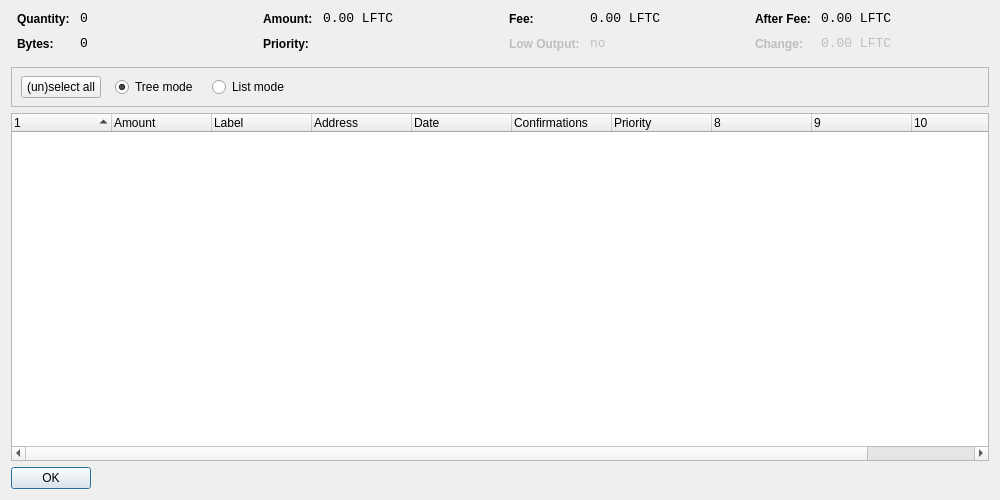
<?xml version="1.0" encoding="UTF-8"?>
<ui version="4.0">
 <class>CoinControlDialog</class>
 <widget class="QDialog" name="CoinControlDialog">
  <property name="geometry">
   <rect>
    <x>0</x>
    <y>0</y>
    <width>1000</width>
    <height>500</height>
   </rect>
  </property>
  <property name="windowTitle">
   <string>Coin Control</string>
  </property>
  <layout class="QVBoxLayout" name="verticalLayout">
   <item>
    <layout class="QHBoxLayout" name="horizontalLayoutTop" stretch="0,0,0,0">
     <property name="topMargin">
      <number>0</number>
     </property>
     <property name="bottomMargin">
      <number>10</number>
     </property>
     <item>
      <layout class="QFormLayout" name="formLayoutCoinControl1">
       <property name="horizontalSpacing">
        <number>10</number>
       </property>
       <property name="verticalSpacing">
        <number>10</number>
       </property>
       <property name="leftMargin">
        <number>6</number>
       </property>
       <property name="rightMargin">
        <number>6</number>
       </property>
       <item row="0" column="0">
        <widget class="QLabel" name="labelCoinControlQuantityText">
         <property name="styleSheet">
          <string notr="true">font-weight:bold;</string>
         </property>
         <property name="text">
          <string>Quantity:</string>
         </property>
        </widget>
       </item>
       <item row="0" column="1">
        <widget class="QLabel" name="labelCoinControlQuantity">
         <property name="font">
          <font>
           <family>Monospace</family>
           <pointsize>10</pointsize>
          </font>
         </property>
         <property name="cursor">
          <cursorShape>IBeamCursor</cursorShape>
         </property>
         <property name="contextMenuPolicy">
          <enum>Qt::ActionsContextMenu</enum>
         </property>
         <property name="text">
          <string notr="true">0</string>
         </property>
         <property name="textInteractionFlags">
          <set>Qt::LinksAccessibleByMouse|Qt::TextSelectableByKeyboard|Qt::TextSelectableByMouse</set>
         </property>
        </widget>
       </item>
       <item row="1" column="0">
        <widget class="QLabel" name="labelCoinControlBytesText">
         <property name="styleSheet">
          <string notr="true">font-weight:bold;</string>
         </property>
         <property name="text">
          <string>Bytes:</string>
         </property>
        </widget>
       </item>
       <item row="1" column="1">
        <widget class="QLabel" name="labelCoinControlBytes">
         <property name="font">
          <font>
           <family>Monospace</family>
           <pointsize>10</pointsize>
          </font>
         </property>
         <property name="cursor">
          <cursorShape>IBeamCursor</cursorShape>
         </property>
         <property name="contextMenuPolicy">
          <enum>Qt::ActionsContextMenu</enum>
         </property>
         <property name="text">
          <string notr="true">0</string>
         </property>
         <property name="textInteractionFlags">
          <set>Qt::LinksAccessibleByMouse|Qt::TextSelectableByKeyboard|Qt::TextSelectableByMouse</set>
         </property>
        </widget>
       </item>
      </layout>
     </item>
     <item>
      <layout class="QFormLayout" name="formLayoutCoinControl2">
       <property name="horizontalSpacing">
        <number>10</number>
       </property>
       <property name="verticalSpacing">
        <number>10</number>
       </property>
       <property name="leftMargin">
        <number>6</number>
       </property>
       <property name="rightMargin">
        <number>6</number>
       </property>
       <item row="0" column="0">
        <widget class="QLabel" name="labelCoinControlAmountText">
         <property name="styleSheet">
          <string notr="true">font-weight:bold;</string>
         </property>
         <property name="text">
          <string>Amount:</string>
         </property>
        </widget>
       </item>
       <item row="0" column="1">
        <widget class="QLabel" name="labelCoinControlAmount">
         <property name="font">
          <font>
           <family>Monospace</family>
           <pointsize>10</pointsize>
          </font>
         </property>
         <property name="cursor">
          <cursorShape>IBeamCursor</cursorShape>
         </property>
         <property name="contextMenuPolicy">
          <enum>Qt::ActionsContextMenu</enum>
         </property>
         <property name="text">
          <string notr="true">0.00 LFTC</string>
         </property>
         <property name="textInteractionFlags">
          <set>Qt::LinksAccessibleByMouse|Qt::TextSelectableByKeyboard|Qt::TextSelectableByMouse</set>
         </property>
        </widget>
       </item>
       <item row="1" column="0">
        <widget class="QLabel" name="labelCoinControlPriorityText">
         <property name="styleSheet">
          <string notr="true">font-weight:bold;</string>
         </property>
         <property name="text">
          <string>Priority:</string>
         </property>
        </widget>
       </item>
       <item row="1" column="1">
        <widget class="QLabel" name="labelCoinControlPriority">
         <property name="font">
          <font>
           <family>Monospace</family>
           <pointsize>10</pointsize>
          </font>
         </property>
         <property name="cursor">
          <cursorShape>IBeamCursor</cursorShape>
         </property>
         <property name="contextMenuPolicy">
          <enum>Qt::ActionsContextMenu</enum>
         </property>
         <property name="text">
          <string/>
         </property>
         <property name="textInteractionFlags">
          <set>Qt::LinksAccessibleByMouse|Qt::TextSelectableByKeyboard|Qt::TextSelectableByMouse</set>
         </property>
        </widget>
       </item>
      </layout>
     </item>
     <item>
      <layout class="QFormLayout" name="formLayoutCoinControl3">
       <property name="horizontalSpacing">
        <number>10</number>
       </property>
       <property name="verticalSpacing">
        <number>10</number>
       </property>
       <property name="leftMargin">
        <number>6</number>
       </property>
       <property name="rightMargin">
        <number>6</number>
       </property>
       <item row="0" column="0">
        <widget class="QLabel" name="labelCoinControlFeeText">
         <property name="styleSheet">
          <string notr="true">font-weight:bold;</string>
         </property>
         <property name="text">
          <string>Fee:</string>
         </property>
        </widget>
       </item>
       <item row="0" column="1">
        <widget class="QLabel" name="labelCoinControlFee">
         <property name="font">
          <font>
           <family>Monospace</family>
           <pointsize>10</pointsize>
          </font>
         </property>
         <property name="cursor">
          <cursorShape>IBeamCursor</cursorShape>
         </property>
         <property name="contextMenuPolicy">
          <enum>Qt::ActionsContextMenu</enum>
         </property>
         <property name="text">
          <string notr="true">0.00 LFTC</string>
         </property>
         <property name="textInteractionFlags">
          <set>Qt::LinksAccessibleByMouse|Qt::TextSelectableByKeyboard|Qt::TextSelectableByMouse</set>
         </property>
        </widget>
       </item>
       <item row="1" column="0">
        <widget class="QLabel" name="labelCoinControlLowOutputText">
         <property name="enabled">
          <bool>false</bool>
         </property>
         <property name="styleSheet">
          <string notr="true">font-weight:bold;</string>
         </property>
         <property name="text">
          <string>Low Output:</string>
         </property>
        </widget>
       </item>
       <item row="1" column="1">
        <widget class="QLabel" name="labelCoinControlLowOutput">
         <property name="enabled">
          <bool>false</bool>
         </property>
         <property name="font">
          <font>
           <family>Monospace</family>
           <pointsize>10</pointsize>
          </font>
         </property>
         <property name="cursor">
          <cursorShape>IBeamCursor</cursorShape>
         </property>
         <property name="contextMenuPolicy">
          <enum>Qt::ActionsContextMenu</enum>
         </property>
         <property name="text">
          <string notr="true">no</string>
         </property>
         <property name="textInteractionFlags">
          <set>Qt::LinksAccessibleByMouse|Qt::TextSelectableByKeyboard|Qt::TextSelectableByMouse</set>
         </property>
        </widget>
       </item>
      </layout>
     </item>
     <item>
      <layout class="QFormLayout" name="formLayoutCoinControl4">
       <property name="horizontalSpacing">
        <number>10</number>
       </property>
       <property name="verticalSpacing">
        <number>10</number>
       </property>
       <property name="leftMargin">
        <number>6</number>
       </property>
       <property name="rightMargin">
        <number>6</number>
       </property>
       <item row="0" column="0">
        <widget class="QLabel" name="labelCoinControlAfterFeeText">
         <property name="styleSheet">
          <string notr="true">font-weight:bold;</string>
         </property>
         <property name="text">
          <string>After Fee:</string>
         </property>
        </widget>
       </item>
       <item row="0" column="1">
        <widget class="QLabel" name="labelCoinControlAfterFee">
         <property name="font">
          <font>
           <family>Monospace</family>
           <pointsize>10</pointsize>
          </font>
         </property>
         <property name="cursor">
          <cursorShape>IBeamCursor</cursorShape>
         </property>
         <property name="contextMenuPolicy">
          <enum>Qt::ActionsContextMenu</enum>
         </property>
         <property name="text">
          <string notr="true">0.00 LFTC</string>
         </property>
         <property name="textInteractionFlags">
          <set>Qt::LinksAccessibleByMouse|Qt::TextSelectableByKeyboard|Qt::TextSelectableByMouse</set>
         </property>
        </widget>
       </item>
       <item row="1" column="0">
        <widget class="QLabel" name="labelCoinControlChangeText">
         <property name="enabled">
          <bool>false</bool>
         </property>
         <property name="styleSheet">
          <string notr="true">font-weight:bold;</string>
         </property>
         <property name="text">
          <string>Change:</string>
         </property>
        </widget>
       </item>
       <item row="1" column="1">
        <widget class="QLabel" name="labelCoinControlChange">
         <property name="enabled">
          <bool>false</bool>
         </property>
         <property name="font">
          <font>
           <family>Monospace</family>
           <pointsize>10</pointsize>
          </font>
         </property>
         <property name="cursor">
          <cursorShape>IBeamCursor</cursorShape>
         </property>
         <property name="contextMenuPolicy">
          <enum>Qt::ActionsContextMenu</enum>
         </property>
         <property name="text">
          <string notr="true">0.00 LFTC</string>
         </property>
         <property name="textInteractionFlags">
          <set>Qt::LinksAccessibleByMouse|Qt::TextSelectableByKeyboard|Qt::TextSelectableByMouse</set>
         </property>
        </widget>
       </item>
      </layout>
     </item>
    </layout>
   </item>
   <item>
    <widget class="QFrame" name="frame">
     <property name="minimumSize">
      <size>
       <width>0</width>
       <height>40</height>
      </size>
     </property>
     <property name="frameShape">
      <enum>QFrame::StyledPanel</enum>
     </property>
     <property name="frameShadow">
      <enum>QFrame::Sunken</enum>
     </property>
     <widget class="QWidget" name="horizontalLayoutWidget">
      <property name="geometry">
       <rect>
        <x>10</x>
        <y>0</y>
        <width>781</width>
        <height>41</height>
       </rect>
      </property>
      <layout class="QHBoxLayout" name="horizontalLayoutPanel" stretch="0,0,0,0">
       <property name="spacing">
        <number>14</number>
       </property>
       <item>
        <widget class="QPushButton" name="pushButtonSelectAll">
         <property name="sizePolicy">
          <sizepolicy hsizetype="Maximum" vsizetype="Fixed">
           <horstretch>0</horstretch>
           <verstretch>0</verstretch>
          </sizepolicy>
         </property>
         <property name="text">
          <string>(un)select all</string>
         </property>
        </widget>
       </item>
       <item>
        <widget class="QRadioButton" name="radioTreeMode">
         <property name="sizePolicy">
          <sizepolicy hsizetype="Maximum" vsizetype="Fixed">
           <horstretch>0</horstretch>
           <verstretch>0</verstretch>
          </sizepolicy>
         </property>
         <property name="text">
          <string>Tree mode</string>
         </property>
         <property name="checked">
          <bool>true</bool>
         </property>
        </widget>
       </item>
       <item>
        <widget class="QRadioButton" name="radioListMode">
         <property name="sizePolicy">
          <sizepolicy hsizetype="Maximum" vsizetype="Fixed">
           <horstretch>0</horstretch>
           <verstretch>0</verstretch>
          </sizepolicy>
         </property>
         <property name="text">
          <string>List mode</string>
         </property>
        </widget>
       </item>
       <item>
        <spacer name="horizontalSpacer">
         <property name="orientation">
          <enum>Qt::Horizontal</enum>
         </property>
         <property name="sizeHint" stdset="0">
          <size>
           <width>40</width>
           <height>20</height>
          </size>
         </property>
        </spacer>
       </item>
      </layout>
     </widget>
    </widget>
   </item>
   <item>
    <widget class="CoinControlTreeWidget" name="treeWidget">
     <property name="contextMenuPolicy">
      <enum>Qt::CustomContextMenu</enum>
     </property>
     <property name="sortingEnabled">
      <bool>false</bool>
     </property>
     <property name="columnCount">
      <number>11</number>
     </property>
     <attribute name="headerShowSortIndicator" stdset="0">
      <bool>true</bool>
     </attribute>
     <attribute name="headerStretchLastSection">
      <bool>false</bool>
     </attribute>
     <column>
      <property name="text">
       <string/>
      </property>
     </column>
     <column>
      <property name="text">
       <string>Amount</string>
      </property>
     </column>
     <column>
      <property name="text">
       <string>Label</string>
      </property>
     </column>
     <column>
      <property name="text">
       <string>Address</string>
      </property>
     </column>
     <column>
      <property name="text">
       <string>Date</string>
      </property>
     </column>
     <column>
      <property name="text">
       <string>Confirmations</string>
      </property>
      <property name="toolTip">
       <string>Confirmed</string>
      </property>
     </column>
     <column>
      <property name="text">
       <string>Priority</string>
      </property>
     </column>
     <column>
      <property name="text">
       <string/>
      </property>
     </column>
     <column>
      <property name="text">
       <string/>
      </property>
     </column>
     <column>
      <property name="text">
       <string/>
      </property>
     </column>
     <column>
      <property name="text">
       <string/>
      </property>
     </column>
    </widget>
   </item>
   <item>
    <widget class="QDialogButtonBox" name="buttonBox">
     <property name="sizePolicy">
      <sizepolicy hsizetype="Maximum" vsizetype="Fixed">
       <horstretch>0</horstretch>
       <verstretch>0</verstretch>
      </sizepolicy>
     </property>
     <property name="orientation">
      <enum>Qt::Horizontal</enum>
     </property>
     <property name="standardButtons">
      <set>QDialogButtonBox::Ok</set>
     </property>
    </widget>
   </item>
  </layout>
 </widget>
 <customwidgets>
  <customwidget>
   <class>CoinControlTreeWidget</class>
   <extends>QTreeWidget</extends>
   <header>coincontroltreewidget.h</header>
  </customwidget>
 </customwidgets>
 <resources/>
 <connections/>
</ui>
